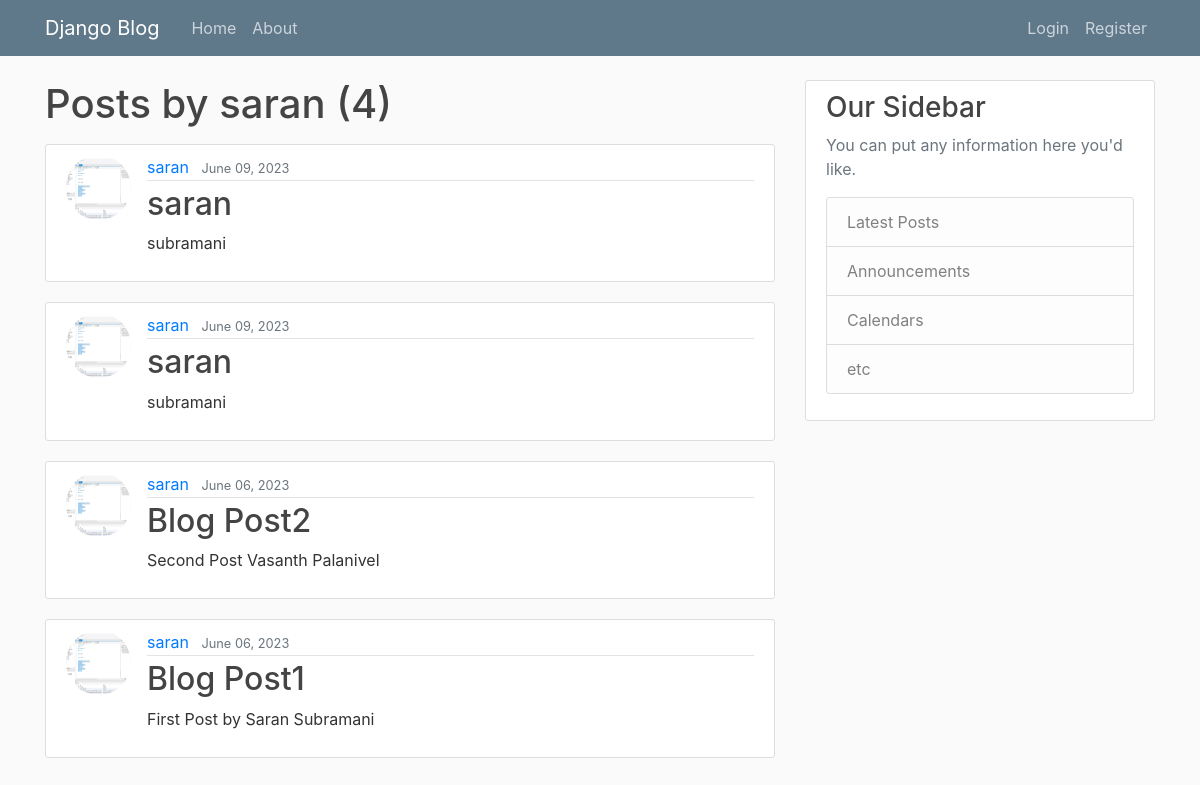
Page /user/saran on the committed database.
### blog/models.py (models this page shows, shortened)
class Post(models.Model):
    title = models.CharField(max_length=100)
    content = models.TextField()
    date_posted = models.DateTimeField(default=timezone.now)
    author = models.ForeignKey(User, on_delete=models.CASCADE)

### Users/models.py (models this page shows, shortened)
class profile(models.Model):
    user = models.OneToOneField(User, on_delete=models.CASCADE)
    image = models.ImageField(default="default.jpg", upload_to="profile_pics")

### blog/views.py (the view)
# urls.py: path("user/<str:username>", UserPostListView.as_view(), name="user-posts"),
class UserPostListView(ListView):
    model = Post
    template_name = 'blog/user-posts.html'  # <app>/<model>_<viewtype>.html
    context_object_name = 'posts'
    paginate_by = 5
    def get_queryset(self):
        user = get_object_or_404(User, username=self.kwargs.get('username'))
        return Post.objects.filter(author=user).order_by('-date_posted')

### blog/templates/blog/user-posts.html (shortened to what this page needs)
{% extends "blog/base.html" %}
{% block content %}
    <h1 class="mb-3">Posts by {{ view.kwargs.username }} ({{ page_obj.paginator.count }})</h1>
    {% for post in posts %}
        <article class="media content-section">
          <img class="rounded-circle article-img" src="{{ post.author.profile.image.url }}">
          <div class="media-body">
            <div class="article-metadata">
              <a class="mr-2" href="{% url 'user-posts' post.author.username %}">{{ post.author }}</a>
              <small class="text-muted">{{ post.date_posted|date:"F d, Y" }}</small>
            </div>
            <h2><a class="article-title" href="{% url 'post-detail' post.id %}">{{ post.title }}</a></h2>
            <p class="article-content">{{ post.content }}</p>
          </div>
        </article>
    {% endfor %}
{% endblock content %}

### blog/static/blog/main.css (style rules this page uses)
body { background: #fafafa; color: #333333; margin-top: 5rem; }
h1, h2, h3, h4, h5, h6 { color: #444444; }
.content-section { background: #ffffff; padding: 10px 20px; border: 1px solid #dddddd; border-radius: 3px; margin-bottom: 20px; }
.article-title { color: #444444; }
.article-content { white-space: pre-line; }
.article-img { height: 65px; width: 65px; margin-right: 16px; }
.article-metadata { padding-bottom: 1px; margin-bottom: 4px; border-bottom: 1px solid #e3e3e3 }

### rows in the picture
Post: author.profile.image (picture), author "saran", date_posted "June 09, 2023", title "saran", content "subramani"
Post: author.profile.image (picture), author "saran", date_posted "June 09, 2023", title "saran", content "subramani"
Post: author.profile.image (picture), author "saran", date_posted "June 06, 2023", title "Blog Post2", content "Second Post Vasanth Palanivel"
Post: author.profile.image (picture), author "saran", date_posted "June 06, 2023", title "Blog Post1", content "First Post by Saran Subramani"

### other values in the picture
{{ view.kwargs.username }} "saran"
{{ page_obj.paginator.count }} "4"
